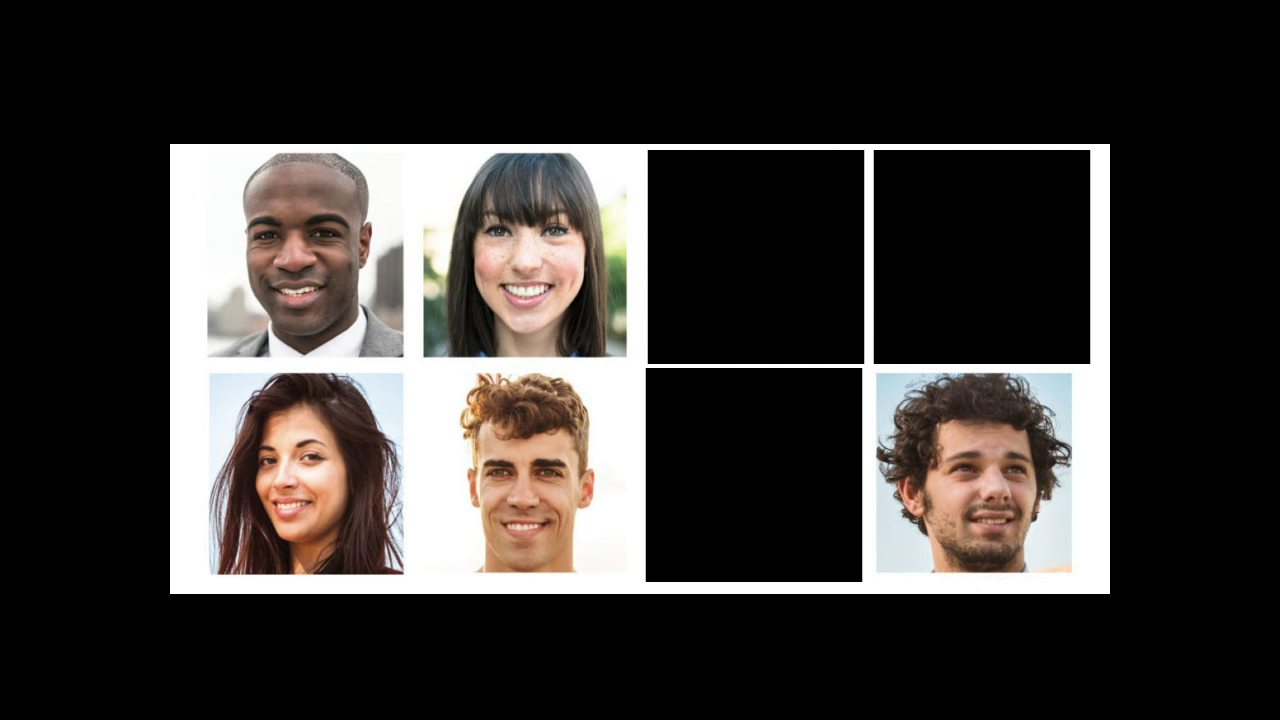
//> input picture frame 10 of Taller/Taller/resources/Personas.mp4, 1280 x 720 px
$ ./Main   (built with g++ and OpenCV 4)
//> lines starting //> are read from the running program, lines starting //| are printed output that depends on the picture
### Taller/Taller/src/include/BinaryNode.h
#pragma once
class BinaryNode {

private:

	//frames of the identity
	int frames;

	//identifier of the identity
	int identifier;

	BinaryNode* llink;
	BinaryNode* rlink;

public:

	BinaryNode();

	BinaryNode(int identifier);

	BinaryNode(int identifier, int frames);

	void setFrames(int fra);

	void addOneFrame();

	void setIdentifier(int id);

	void setLLink(BinaryNode* llink);

	void setRLink(BinaryNode* rlink);

	int getIdentifier();

	int getFrames();

	BinaryNode* getLLink();

	BinaryNode* getRLink();

};

### Taller/Taller/src/include/BinaryTree.h
#pragma once
#include "BinaryNode.h"

class BinaryTree {

private:

	BinaryNode* root;

	int Size(BinaryNode* root);

	int Height(BinaryNode* root);

	int Max(int a, int b);

	void Add(BinaryNode* parent, BinaryNode* newNode);

	void Print(BinaryNode* root);

public:

	BinaryTree();

	BinaryTree(BinaryNode* root);

	void setRoot(BinaryNode* root);

	int size();

	int height();

	void add(int identifier);

	void print();

};

### Taller/Taller/src/include/Identity.h
#ifndef Identity_HEADER
#define Identity_HEADER
#include <opencv2/opencv.hpp>

using cv::Mat;

class Identity {

private:

	Mat image;
	int identifier;

public:

	Identity();

	Identity(Mat image);

	~Identity();

	Mat getImage();

	int getidentifier();

	void setImage(Mat image);

	void setidentifier(int identifier);

};

#endif

### Taller/Taller/src/include/Nodo.h
#ifndef Node_HEADER
#define Node_HEADER
#include "Identity.h"

class Nodo {

private:

	Identity* data;
	Nodo* next;
	Nodo* previous;

public:

	Nodo();

	Nodo(Identity* data);

	~Nodo();

	Identity* getData();

	Nodo* getNext();

	Nodo* getPrevious();

	void setData(Identity* data);

	void setNext(Nodo* next);

	void setPrevious(Nodo* previous);

};

#endif

### Taller/Taller/src/include/LinkedList.h
#ifndef LinkedList_HEADER
#define LinkedList_HEADER
#include <iostream>
#include "Nodo.h"

class LinkedList {

private:

	Nodo* first;
	int size;

public:

	LinkedList();

	~LinkedList();

	Nodo* getFirst();

	Identity* getX(int x);

	int getSize();

	bool isEmpty();

	bool add(Identity* identity);

	bool remove(int position);

	int search(Mat image);

};

#endif

### Taller/Taller/src/include/ImageCoding.h
#ifndef IMAGE_CODING_HPP
#define IMAGE_CODING_HPP

#include "opencv2/opencv.hpp"
using namespace cv;

class ImageCoding {
public:
    explicit ImageCoding();

    /**
     * Procesar imagen, convertirla en grises, es escalarla y ecualizarla (opcional)
     * @param frame (Mat) imagen fuente para detectar caras
     * @param detections (Vector<Rect>) Vector con los rectangulos de las detecciones
     * @param equalize (bool) True - ecualizo la imagen, en caso contrario no se ecualiza
     * @param size (Size) Tama駉 de las im醙enes finales. (Todas tendr醤 ese tama駉)
     * @return (vector) un listado de caras detectadas
     */
    std::vector<Mat> codeGray(std::vector<Rect> detections, bool equalize, Size size);

    /**
     * Carga la imagen a ser procesada
     * @param frame (Mat) Imagen original para ser procesada
     */
    void setImage(Mat frame);

private:
    /**
     * Imagen a ser procesada
     */
    Mat frame_;

};

#endif //IMAGE_CODING_HPP

### Taller/Taller/src/include/FaceDetector.h
#ifndef FACEDETECTOR_H
#define FACEDETECTOR_H

#include "opencv2/opencv.hpp"
using namespace cv;

class FaceDetector {
public:
    explicit FaceDetector();

    /**
     * Detectar las caras en una imagen.
     * @param (Mat) imagen fuente para detectar caras
     * @return (vector) un listado de caras detectadas
     */
    std::vector<Rect> detectFaceRectangles(const Mat& frame);

private:

    /**
     * Ancho de la imange minima que se detectará
     */
    const int imageWidth_;
    /**
     * Alto de la imagen minima que se detectará
     */
    const int imageHeight_;
    /**
     * Factor de escala que se admitirá para detectar una cara
     */
    const double scaleFactor_;
    /**
     * Número de vecinos necesarios para verificar que existe una cara en ese lugar
     */
    const int minNeighbors_;

    /**
     * Atributo que contiene al clasificador de caras
     */
    CascadeClassifier face_cascade;
};

#endif //FACEDETECTOR_H

### Taller/Taller/src/BinaryNode.cpp
#include "include/BinaryNode.h"

// [17 lines left out: functions BinaryNode, BinaryNode, not called in this run]

BinaryNode::BinaryNode(int identifier, int frames) {

	this->frames = frames;
	this->identifier = identifier;
	this->llink = nullptr;
	this->rlink = nullptr;

}

// [5 lines left out: function setFrames, not called in this run]

void BinaryNode::addOneFrame() {

	this->frames += 1;

}

// [5 lines left out: function setIdentifier, not called in this run]

void BinaryNode::setLLink(BinaryNode* llink) {

	this->llink = llink;

}

// [5 lines left out: function setRLink, not called in this run]

int BinaryNode::getIdentifier()
{
	return identifier;
}

int BinaryNode::getFrames()
{
	return frames;
}

BinaryNode* BinaryNode::getLLink()
{
	return llink;
}

// [4 lines left out: function getRLink, not called in this run]

### Taller/Taller/src/Nodo.cpp
#include "include/Nodo.h"

// [7 lines left out: function Nodo, not called in this run]

Nodo::Nodo(Identity* identity) {

	this->data = identity;
	this->next = nullptr;
	this->previous = nullptr;

}

Nodo::~Nodo() {

}

Identity* Nodo::getData() {

	return this->data;

}

Nodo* Nodo::getNext() {

	return this->next;

}

// [11 lines left out: functions getPrevious, setData, not called in this run]

void Nodo::setNext(Nodo* next) {

	this->next = next;

}

void Nodo::setPrevious(Nodo* previous) {

	this->previous = previous;

}

### Taller/Taller/src/BinaryTree.cpp
#include "include/BinaryTree.h"
#include <iostream>

using namespace std;

// [23 lines left out: functions Size, Height, Max, not called in this run]

void BinaryTree::Add(BinaryNode* parent, BinaryNode* newNode) {

	if (parent->getIdentifier() == newNode->getIdentifier()) {

		parent->addOneFrame();

		delete newNode;

	} else if (newNode->getFrames() < parent->getFrames()) {

		if (parent->getLLink() == nullptr) {

			parent->setLLink(newNode);

		} else {

			Add(parent->getLLink(), newNode);

		}

	} else if (newNode->getFrames() > parent->getFrames()) {

		if (parent->getRLink() == nullptr) {

			parent->setRLink(newNode);

		} else {

			Add(parent->getRLink(), newNode);

		}

	}

}

// [13 lines left out: function Print, not called in this run]

BinaryTree::BinaryTree() {

	this->root = nullptr;

}

// [22 lines left out: functions BinaryTree, setRoot, size, height, not called in this run]


void BinaryTree::add(int identifier) {

	BinaryNode* node = new BinaryNode(identifier, 1);

	if (root == nullptr) {

		root = node;

	} else {

		Add(root, node);
	}
}

// [6 lines left out: function print, not called in this run]

### Taller/Taller/src/Identity.cpp
#include <opencv2/opencv.hpp>
#include "include/Identity.h"

using cv::Mat;

// [6 lines left out: function Identity, not called in this run]

Identity::Identity(Mat image) {

	this->image = image;

}

Identity::~Identity() {

}

Mat Identity::getImage() {

	return image;

}

int Identity::getidentifier() {

	return identifier;

}

// [5 lines left out: function setImage, not called in this run]

void Identity::setidentifier(int identifier) {

	this->identifier = identifier;

}

### Taller/Taller/src/LinkedList.cpp
#include <iostream>
#include "include/LinkedList.h"
#include "include/Nodo.h"


LinkedList::LinkedList() {

	this->first = nullptr;
	this->size = 0;

}

LinkedList::~LinkedList() {

}

// [31 lines left out: functions getFirst, getX, getSize, not called in this run]

bool LinkedList::isEmpty() {

	return size == 0;

}

bool LinkedList::add(Identity* identity) {

	Nodo* node = new Nodo(identity);

	if (size == 0) {

		first = node;
		first->setPrevious(nullptr);
		first->setNext(nullptr);
		size++;

		node->getData()->setidentifier(size);
		return true;
	}
	else {

		Nodo* p = first;

		while (p->getNext() != nullptr) {

			p = p->getNext();

		}

		node->setPrevious(p);
		p->setNext(node);
		node->setNext(nullptr);
		size++;

		node->getData()->setidentifier(size);
		return true;

	}

	return false;

}


// [56 lines left out: function remove, not called in this run]

int LinkedList::search(Mat image) {

	// Retorna el identifier que concuerda con la imagen para actualizar los frames en el arbol.

	Nodo* p = first;
	int exist = -1;
	while (p != nullptr)
	{
		Mat original = p->getData()->getImage();
		double dist = norm(original, image, cv::NormTypes::NORM_L2);
		if (dist < 3100)
		{
			exist = p->getData()->getidentifier();
			break;
		}
		p = p->getNext();
	}
	return exist;
}

### Taller/Taller/src/ImageCoding.cpp
#include <sstream>
#include <vector>
#include <string>
#include "include/ImageCoding.h"

using namespace std;
ImageCoding::ImageCoding() {

}

std::vector<Mat> ImageCoding::codeGray(std::vector<Rect> detections, bool equalize, Size size) {
    Mat cropColor;
    Mat imageGray;
    Mat resizedDown;

    std::vector<Mat> cropFaces;
    for (const auto& det : detections) {
        // Recorto la imagen detectada
        cropColor = frame_(det);
        //Usamos solo im醙enes en grises
        cvtColor(cropColor, imageGray, COLOR_BGR2GRAY);
        // Si se desea ecualizar la imagen (aumentar contraste)
        if (equalize) {
            equalizeHist(imageGray, imageGray);
        }
        equalizeHist(imageGray, imageGray);
        // Reescalamos
        resize(imageGray, resizedDown, size, INTER_LINEAR);
        cropFaces.push_back(resizedDown.clone());
    }

    return cropFaces;
}

void ImageCoding::setImage(Mat frame) {
    frame_ = frame;
}

### Taller/Taller/src/FaceDetector.cpp
#include <sstream>
#include <vector>
#include <string>
#include "include/FaceDetector.h"


FaceDetector::FaceDetector() : scaleFactor_(1.2), minNeighbors_(4), imageWidth_(50), imageHeight_(50) {
    face_cascade.load("classifiers/haarcascade_frontalface_alt.xml");
}

std::vector<cv::Rect> FaceDetector::detectFaceRectangles(const cv::Mat& frame) {

    std::vector<cv::Rect> faces;
    Mat imageGray;

    // Detecto las caras (Se debe pasar la imagen a escala de grises
    cvtColor(frame, imageGray, COLOR_BGR2GRAY);
    // Aumento el constraste de una imagen
    equalizeHist(imageGray, imageGray);
    face_cascade.detectMultiScale(imageGray,
        faces,
        scaleFactor_,
        minNeighbors_,
        0 | CASCADE_SCALE_IMAGE,
        Size(imageWidth_, imageHeight_));

    return faces;
}

### Taller/Taller/Main.cpp
#include <iostream>
#include "opencv2/objdetect.hpp"
#include "opencv2/imgproc.hpp"
#include "opencv2/highgui.hpp"
#include "opencv2/core.hpp"

#include "src/include/FaceDetector.h"
#include "src/include/ImageCoding.h"
#include "src/include/LinkedList.h"
#include "src/include/Identity.h"
#include "src/include/BinaryTree.h"

using namespace std;
using namespace cv;

int main() {

    LinkedList* list = new LinkedList();
    BinaryTree* tree = new BinaryTree();

    string path = "resources/Personas.mp4";
    VideoCapture cap(path);

    while (true)
    {
        Mat image;
        cap.read(image);
//> image is the input picture: 720 rows x 1280 cols, CV_8UC3; mean B, G, R 52.4, 54.7, 58.4

        if (image.empty())
        {
            break;
        }

        FaceDetector fdetector;
        ImageCoding icoding;

        auto facesMarkers = fdetector.detectFaceRectangles(image);
//> in detectFaceRectangles, `equalizeHist(imageGray, imageGray);`:
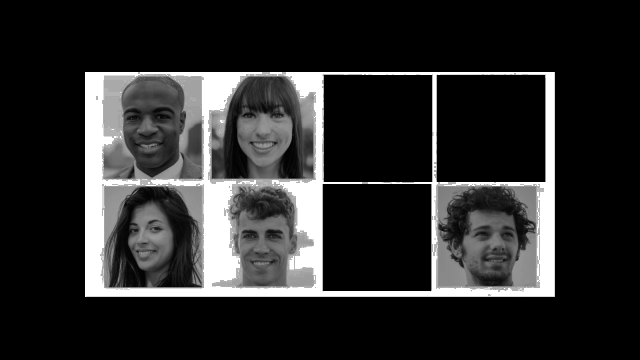
//> imageGray: 720 rows x 1280 cols, CV_8UC1 (shown at 1/2 size); min 0, max 255, mean 43.2
//> in detectFaceRectangles, `face_cascade.detectMultiScale(imageGray, faces, scaleFactor_, minNeigh..`: faces = 5 Rects (x, y, width, height): [233, 412, 119, 119], [460, 424, 124, 124], [224, 179, 141, 141], [924, 417, 132, 132], [451, 175, 150, 150]
//> facesMarkers has the same summary as faces in detectFaceRectangles

        Scalar color(0, 0, 255);

        // Codifico las caras detectadas
        icoding.setImage(image);
        auto faceCodingGray = icoding.codeGray(facesMarkers, true, Size(60, 60));
//> the loop in codeGray, `for (const auto& det : detections)` made 5 passes
//> pass 1, in codeGray, `cropColor = frame_(det);`:
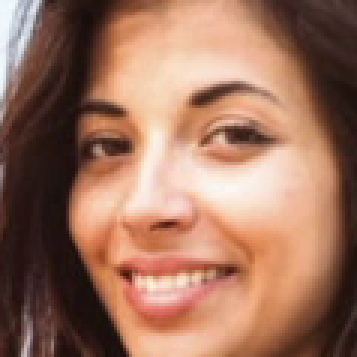
//> cropColor: 119 rows x 119 cols, CV_8UC3 (shown 3 times larger); mean B, G, R 94.3, 114.2, 157.5
//> pass 1, in codeGray, `cvtColor(cropColor, imageGray, COLOR_BGR2GRAY);`:
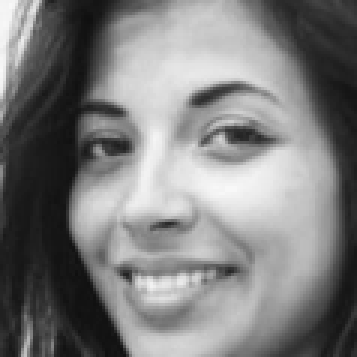
//> imageGray: 119 rows x 119 cols, CV_8UC1 (shown 3 times larger); min 15, max 248, mean 124.9
//> after the loop in codeGray, `for (const auto& det : detections)`:
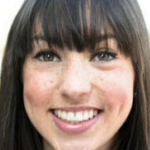
//> cropColor: 150 rows x 150 cols, CV_8UC3; mean B, G, R 109.1, 119.1, 137.7
//> after the loop in codeGray, `for (const auto& det : detections)`:
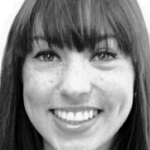
//> imageGray: 150 rows x 150 cols, CV_8UC1; min 0, max 255, mean 128
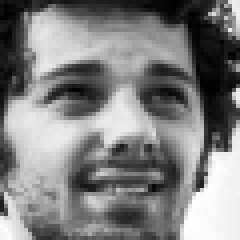
//> faceCodingGray[3]: 60 rows x 60 cols, CV_8UC1 (shown 4 times larger); min 0, max 255, mean 128

        // Por cada cara detectada busca si se ha detectado anteriormente
        if (faceCodingGray.size() != 0) {

            for (const auto& cf : faceCodingGray) {

                if (list->isEmpty())
                {
                    Identity* id = new Identity(cf);
                    list->add(id);
                    tree->add(id->getidentifier());

                } else {

                    int exists = list->search(cf);

                    if (exists == -1) {

                        Identity* id = new Identity(cf);
                        list->add(id);
                        tree->add(id->getidentifier());

                    } else {

                        tree->add(exists);

                    }

                }
            }
//> this loop made 5 passes
        }

        //Muestro las caras encontradas en la imagen original
        for (const auto& fm : facesMarkers) {
            rectangle(image, fm, color, 4);
        }
//> this loop made 5 passes
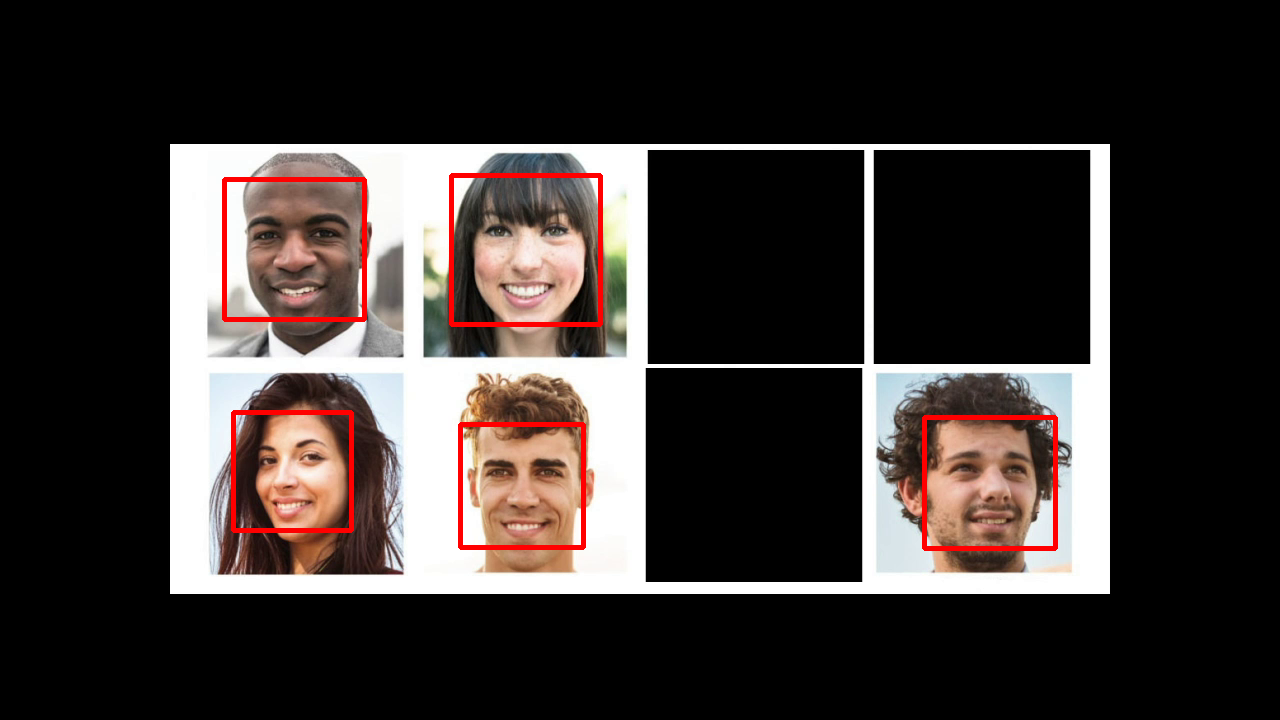
//> image: 720 rows x 1280 cols, CV_8UC3; mean B, G, R 50.6, 52.8, 60

        // Mostrar la imagen con las marcas (rect醤gulos) indicando la posici髇 de la cara
        imshow("Detected Face", image);
        waitKey(1);
    }

    tree->print();

    int* max = tree->findMax();

    cout << "CARA CON MAYOR TIEMPO EN PANTALLA:  ID = " << max[1] << " Frames = " << max[0] << endl;

    //Mostrar todas las caras unicas que se detectaron
    for (int i = 0; i < list->getSize(); i++)
    {
        Mat face = list->getX(i)->getImage();
        int ident = list->getX(i)->getidentifier();
        putText(face,to_string(ident), Point(20, 20), 1, 1.5, Scalar(0, 0, 0), 2, 8, false);
        imshow(to_string(ident), face);
        waitKey(0);
    }

    destroyAllWindows();

    return 0;
}

$ run again, starting later in the video
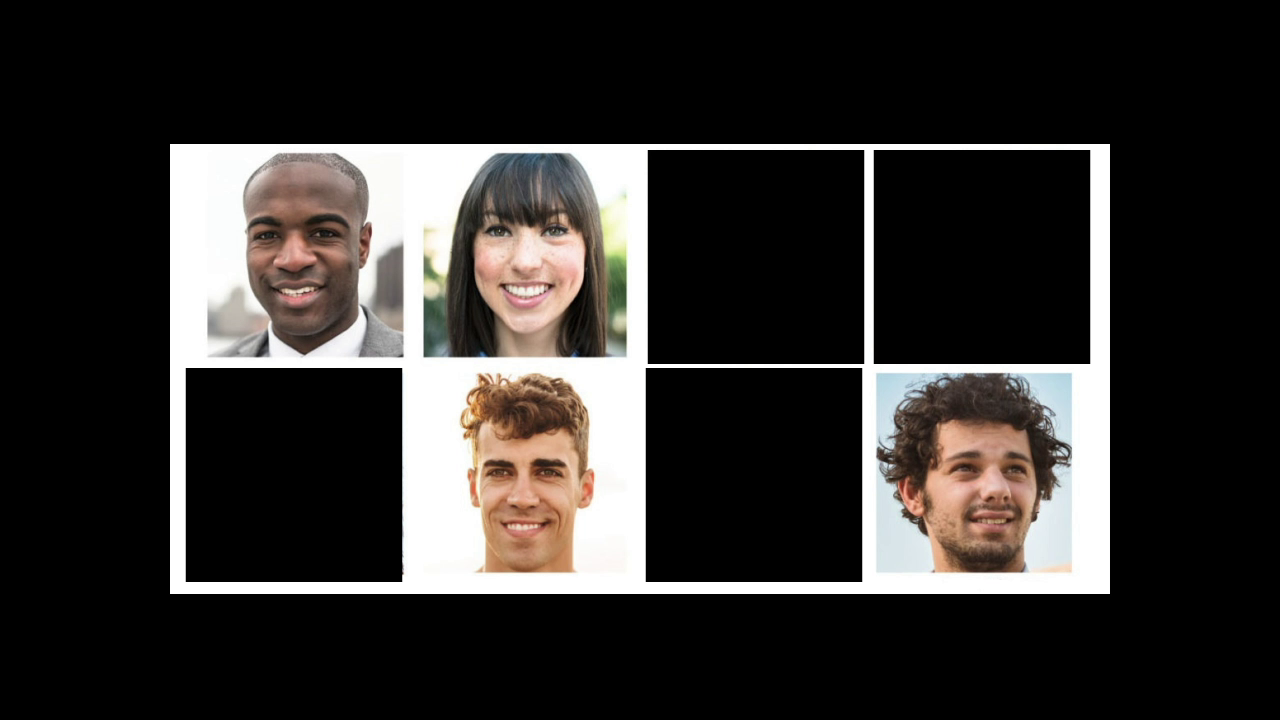
//> input picture frame 45 of Taller/Taller/resources/Personas.mp4, 1280 x 720 px
//> image is the input picture: 720 rows x 1280 cols, CV_8UC3; mean B, G, R 46, 47.9, 50.7
//> faces = 4 Rects (x, y, width, height): [459, 424, 126, 126], [924, 418, 133, 133], [224, 179, 141, 141], [454, 178, 143, 143]
//> facesMarkers has the same summary as faces in detectFaceRectangles
//> the loop in codeGray, `for (const auto& det : detections)` made 4 passes
//> after the loop in codeGray, `for (const auto& det : detections)`:
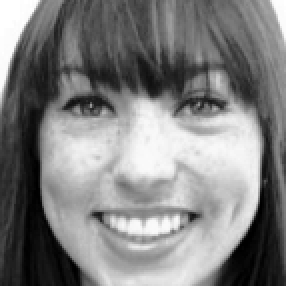
//> imageGray: 143 rows x 143 cols, CV_8UC1 (shown 2 times larger); min 0, max 255, mean 128
//> `auto faceCodingGray = icoding.codeGray(facesMarkers, true, Size(60, 60..`:
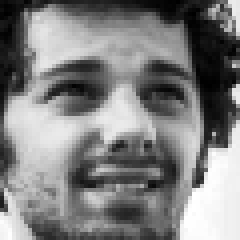
//> faceCodingGray[1]: 60 rows x 60 cols, CV_8UC1 (shown 4 times larger); min 0, max 255, mean 127.9
//> the loop `for (const auto& cf : faceCodingGray)` made 4 passes
//> the loop `for (const auto& fm : facesMarkers)` made 4 passes
